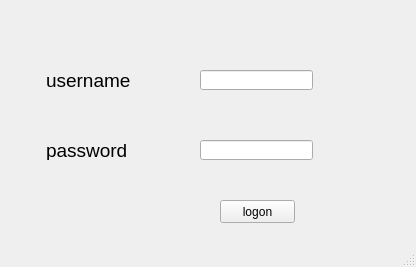
<?xml version="1.0" encoding="UTF-8"?>
<ui version="4.0">
 <class>MainWindow</class>
 <widget class="QMainWindow" name="MainWindow">
  <property name="geometry">
   <rect>
    <x>0</x>
    <y>0</y>
    <width>416</width>
    <height>267</height>
   </rect>
  </property>
  <property name="windowTitle">
   <string>MainWindow</string>
  </property>
  <widget class="QWidget" name="centralwidget">
   <widget class="QLabel" name="label">
    <property name="geometry">
     <rect>
      <x>46</x>
      <y>70</y>
      <width>111</width>
      <height>20</height>
     </rect>
    </property>
    <property name="font">
     <font>
      <pointsize>14</pointsize>
     </font>
    </property>
    <property name="text">
     <string>username</string>
    </property>
   </widget>
   <widget class="QLabel" name="label_2">
    <property name="geometry">
     <rect>
      <x>46</x>
      <y>140</y>
      <width>111</width>
      <height>20</height>
     </rect>
    </property>
    <property name="font">
     <font>
      <pointsize>14</pointsize>
     </font>
    </property>
    <property name="text">
     <string>password</string>
    </property>
   </widget>
   <widget class="QLineEdit" name="lineEdit">
    <property name="geometry">
     <rect>
      <x>200</x>
      <y>70</y>
      <width>113</width>
      <height>20</height>
     </rect>
    </property>
   </widget>
   <widget class="QLineEdit" name="lineEdit_2">
    <property name="geometry">
     <rect>
      <x>200</x>
      <y>140</y>
      <width>113</width>
      <height>20</height>
     </rect>
    </property>
   </widget>
   <widget class="QPushButton" name="pushButton">
    <property name="geometry">
     <rect>
      <x>220</x>
      <y>200</y>
      <width>75</width>
      <height>23</height>
     </rect>
    </property>
    <property name="text">
     <string>logon</string>
    </property>
   </widget>
  </widget>
  <widget class="QMenuBar" name="menubar">
   <property name="geometry">
    <rect>
     <x>0</x>
     <y>0</y>
     <width>416</width>
     <height>21</height>
    </rect>
   </property>
  </widget>
  <widget class="QStatusBar" name="statusbar"/>
 </widget>
 <resources/>
 <connections/>
</ui>
